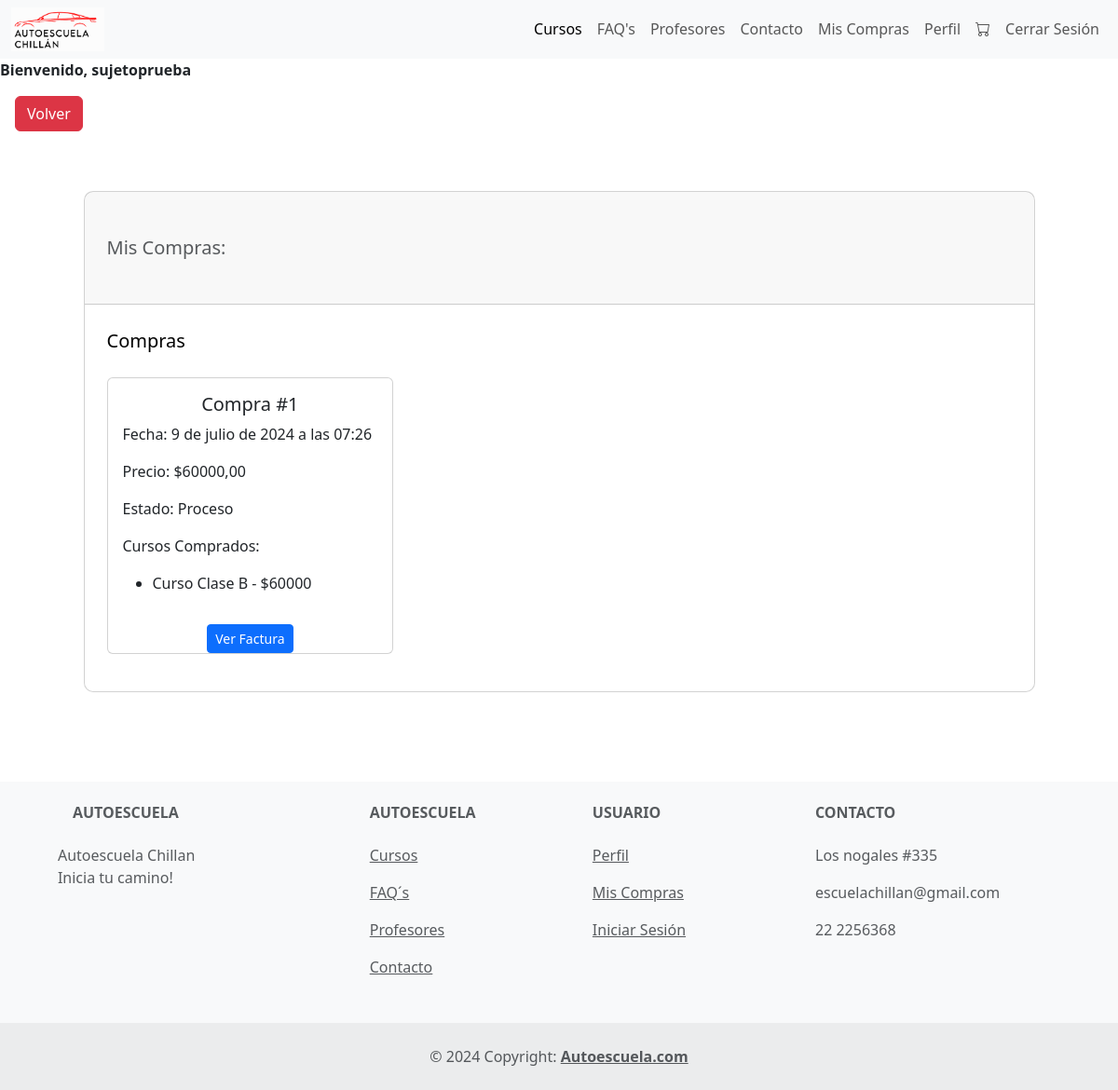
The page /miscompras/ (signed in) on the database its author committed.
### aplicacion/models.py (models this page shows, shortened)
class Compra(models.Model):
    nombre_curso = models.CharField(max_length=100, verbose_name="Nombre del curso")
    fecha_pedido = models.DateTimeField(auto_now_add=True, verbose_name="Fecha de compra")
    precio = models.DecimalField(max_digits=10, decimal_places=2, verbose_name="Precio")
    estado = models.CharField(max_length=50, choices=[('Proceso', 'Proceso'), ('Completado', 'Completado'), ('Cancelado', 'Cancelado')], verbose_name="Estado")
    perfil = models.ForeignKey(User, on_delete=models.CASCADE, verbose_name="Perfil", null=True, blank=True)

class DetalleCompra(models.Model):
    compra = models.ForeignKey(Compra, on_delete=models.CASCADE, related_name='detalles')
    producto = models.ForeignKey(Producto, on_delete=models.CASCADE, related_name='detalles')

class Producto(models.Model):
    nombre = models.CharField(max_length=100, verbose_name="Nombre del curso")
    precio = models.PositiveIntegerField( verbose_name="Precio")
    cursos = models.CharField(max_length=20, choices=Cursos, verbose_name="Cursos")
    cupos = models.PositiveIntegerField(verbose_name="Cupos", default=30)
    descripcion = models.TextField(verbose_name="Descripción del curso")
    imagen_curso = models.ImageField(upload_to='cursos/', verbose_name="Imagen Curso")

### aplicacion/views.py (the view)
# urls.py: path('miscompras/', miscompras , name='miscompras'),
def miscompras(request):
    compras = Compra.objects.filter(perfil=request.user).order_by('fecha_pedido')
    compras_con_id_local = [(idx + 1, compra) for idx, compra in enumerate(compras)]
    return render(request, 'Autoescuela/miscompras.html', {'compras_con_id_local': compras_con_id_local})

### aplicacion/views.py (called while the page is built)
def navbar_context(request):
    usuario_autenticado = request.user.is_authenticated
    tiene_compras = False
    if usuario_autenticado:
        try:
            perfil =request.user
            items_carrito = CarritoItem.objects.filter(compra__perfil=perfil, compra=None)
            tiene_compras = items_carrito.exists()
        except Perfil.DoesNotExist:
            pass
    return {
        'usuario_autenticado': usuario_autenticado,
        'tiene_compras': tiene_compras,
    }

### aplicacion/templates/Autoescuela/miscompras.html (shortened to what this page needs)
{% extends "Autoescuela/base.html" %}
{% load static %}
{% block contenido %}
<section class="h-100">
  <div class="container py-5 h-100">
    <div class="row d-flex justify-content-center align-items-center h-100">
      <div class="col-lg-10 col-xl-11">
        <div class="card" style="border-radius: 10px;">
          <div class="card-header px-4 py-5">
            <h5 class="text-muted mb-0">Mis Compras:</h5>
          </div>
          <div class="card-body p-4">
            <div class="d-flex justify-content-between align-items-center mb-4">
              <p class="lead fw-normal mb-0" style="color: #000000;">Compras</p>
            </div>
            <div class="row">
                {% for id_local, compra in compras_con_id_local %}
                <div class="col-12 col-sm-12 col-md-6 col-lg-4">
                    <div class="card mb-3">
                        <div class="card-body">
                            <h5 class="card-title text-center">Compra #{{ id_local }}</h5>
                            <p class="card-text">Fecha: {{ compra.fecha_pedido }}</p>
                            <p class="card-text">Precio: ${{ compra.precio }}</p>
                            <p class="card-text">Estado: {{ compra.estado }}</p>
                            <p class="card-text">
                                Cursos Comprados:
                                <ul>
                                    {% for detalle in compra.detalles.all %}
                                    <li>{{ detalle.producto.nombre }} - ${{ detalle.producto.precio }}</li>
                                    {% endfor %}
                                </ul>
                            </p>
                        </div>
                        <div class="text-center">
                            <button type="button" class="btn btn-primary btn-sm ver-detalles" data-bs-toggle="modal" data-bs-target="#modalVerCompra{{ id_local }}">Ver Factura</button>
                        </div>
                    </div>
                </div>
                {% endfor %}
            </div>
          </div>
        </div>
      </div>
    </div>
  </div>
</section>
{% endblock %}

### aplicacion/templates/Autoescuela/base.html (shortened to what this page needs)
{% load static %}
{% load crispy_forms_tags %}
<!DOCTYPE html>
<html lang="es">
<head>
  <link href="https://cdn.jsdelivr.net/npm/bootstrap@5.3.3/dist/css/bootstrap.min.css" rel="stylesheet">
  <link rel="stylesheet" href="https://cdn.jsdelivr.net/npm/bootstrap-icons@1.7.1/font/bootstrap-icons.css">
  <link rel="stylesheet" href={% static 'aplicacion/estilos/css'%}>
  <link rel="stylesheet" href="https://cdnjs.cloudflare.com/ajax/libs/font-awesome/4.7.0/css/font-awesome.min.css">
</head>
<body>
<nav class="navbar navbar-expand-sm bg-body-tertiary">
  <div class="container-fluid">
      <a href="{% url 'index' %}">
          <img src="{% static 'aplicacion/img/logo-autoescuela-2_1.png' %}" width="100px">
      </a>
      <div class="collapse navbar-collapse" id="navbarNavDropdown">
          <ul class="navbar-nav ms-auto">
              <li class="nav-item">
                  <a class="nav-link active" aria-current="page" href="{% url 'cursos' %}">Cursos</a>
              </li>
              <li class="nav-item">
                  <a class="nav-link" href="{% url 'faqs' %}">FAQ's</a>
              </li>
              <li class="nav-item">
                  <a class="nav-link" href="{% url 'profesores' %}">Profesores</a>
              </li>
              <li class="nav-item">
                  <a class="nav-link" href="{% url 'contacto' %}">Contacto</a>
              </li>
              {% if user.is_authenticated %}
                  {% if user.is_superuser %}
                  <li class="nav-item">
                      <a class="nav-link" href="{% url 'perfilAdmin' %}">Administración</a>
                  </li>
                  <li class="nav-item">
                      <a class="nav-link" href="{% url 'cerrarSesion' %}">Cerrar Sesión</a>
                  </li>
                  {% else %}
                  <li class="nav-item">
                      <a class="nav-link" href="{% url 'miscompras' %}">Mis Compras</a>
                  </li>
                  <li class="nav-item">
                      <a class="nav-link" href="{% url 'perfil' %}">Perfil</a>
                  </li>
                  <li class="nav-item">
                      <a class="nav-link" href="{% url 'carrito' %}">
                          <i class="bi bi-cart"></i>
                      </a>
                  </li>
                  <li class="nav-item">
                      <a class="nav-link" href="{% url 'cerrarSesion' %}">Cerrar Sesión</a>
                  </li>
                  {% endif %}
              {% else %}
              <li class="nav-item">
                  <a class="nav-link" href="{% url 'login' %}">Iniciar Sesión</a>
              </li>
              {% endif %}
          </ul>
      </div>
  </div>
</nav>
{% if user.is_authenticated %}
  <strong>Bienvenido, {{ user.username }}</strong>
{% endif %}
  <div class="m-3" >
  <button onclick="goBack()" type="button" class="btn btn-danger">Volver</button>
  </div>
    <div>
{% block contenido %}
{% endblock %}
<footer class="text-center text-lg-start bg-body-tertiary text-muted">
    <section class="">
      <div class="container text-center text-md-start mt-5 p-2">
        <div class="row mt-3">
          <div class="col-md-3 col-lg-4 col-xl-3 mx-auto mb-4">
            <h6 class="text-uppercase fw-bold mb-4">
              Autoescuela
            </h6>
            <p>
              Autoescuela Chillan
              <br>
                Inicia tu camino!
            </p>
          </div>
          <div class="col-md-2 col-lg-2 col-xl-2 mx-auto mb-4">
            <h6 class="text-uppercase fw-bold mb-4">
              Autoescuela
            </h6>
            <p>
              <a href="{% url 'cursos' %}" class="text-reset">Cursos</a>
            </p>
            <p>
              <a href="{% url 'faqs' %}" class="text-reset">FAQ´s</a>
            </p>
            <p>
              <a href="{% url 'profesores' %}" class="text-reset">Profesores</a>
            </p>
            <p>
              <a href="{% url 'contacto' %}"class="text-reset">Contacto</a>
            </p>
          </div>
          <div class="col-md-3 col-lg-2 col-xl-2 mx-auto mb-4">
            <h6 class="text-uppercase fw-bold mb-4">
              Usuario
            </h6>
            <p>
              <a href="{% url 'perfil' %}" class="text-reset">Perfil</a>
            </p>
            <p>
              <a href="{% url 'miscompras' %}" class="text-reset">Mis Compras</a>
            </p>
            <p>
              <a href="{% url 'login' %}" class="text-reset">Iniciar Sesión</a>
            </p>
          </div>
          <div class="col-md-4 col-lg-3 col-xl-3 mx-auto mb-md-0 mb-4">
            <h6 class="text-uppercase fw-bold mb-4">Contacto</h6>
            <p>Los nogales #335</p>
            <p>
              escuelachillan@gmail.com
            </p>
            <p>22 2256368</p>
          </div>
        </div>
      </div>
    </section>
    <div class="text-center p-4" style="background-color: rgba(0, 0, 0, 0.05);">
      © 2024 Copyright:
      <a class="text-reset fw-bold" href="https://mdbootstrap.com/">Autoescuela.com</a>
    </div>
  </footer>
  </body>

### rows shown on the page
Compra: id_local "1", fecha_pedido "9 de julio de 2024 a las 07:26", precio "60000,00", estado "Proceso"
DetalleCompra: producto.nombre "Curso Clase B", producto.precio "60000"

### other values the page prints
{{ user.username }} "sujetoprueba"
